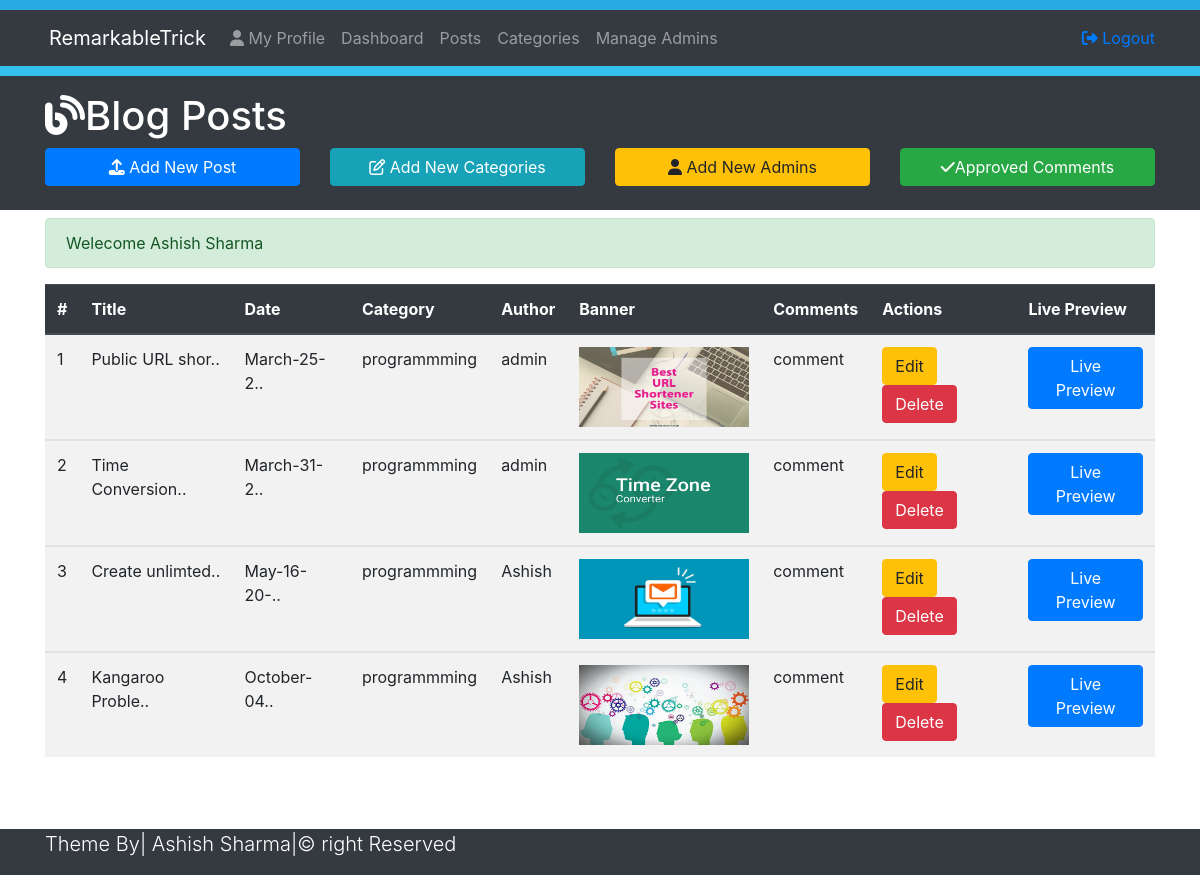
/posts.php (signed in), run on the app's committed database.
### tables this page shows
CREATE TABLE `post` (
  `id` int(10) NOT NULL,
  `dateandtime` varchar(30) NOT NULL,
  `title` varchar(100) NOT NULL,
  `cat` varchar(50) NOT NULL,
  `author` varchar(50) NOT NULL,
  `image` varchar(50) NOT NULL,
  `post` varchar(10000) NOT NULL,
  `slug` varchar(50) NOT NULL
);

### posts.php (the view, shortened to what this page needs)
<?php require_once("include/function.php"); ?>
<?php require_once("include/session.php"); ?>
<!DOCTYPE html>
<html lang="en">
<head>
    <link rel="stylesheet" type="text/css" href="css/style.css">
    <link rel="stylesheet" href="https://stackpath.bootstrapcdn.com/bootstrap/4.4.1/css/bootstrap.min.css">
</head>
<body>
    <div style="height:10px; background:#27aae1;"></div>
    <nav class="navbar navbar-expand-lg navbar-dark bg-dark">
        <div class="container">
            <a href="#" class="navbar-brand pl-1">       RemarkableTrick</a>
            <div class="collapse navbar-collapse" id="navbarNav">
                    <ul class="navbar-nav mr-auto">
                        <li class="navbar-item">
                            <a href="myprofile.php" class="nav-link"><i class="fa fa-user" aria-hidden="true"></i> </i>My Profile</a>    </li>
                        <li class="navbar-item">
                            <a href="dashboard.php" class="nav-link">Dashboard</a>    </li>
                        <li class="navbar-item">
                            <a href="posts.php" class="nav-link">Posts</a>    </li>
                        <li class="navbar-item">
                            <a href="categories.php" class="nav-link">Categories</a>    </li>
                        <li class="navbar-item">
                            <a href="admins.php" class="nav-link">Manage Admins</a></li>
            </ul>
            <ul class="navbar-nav ml-auto">
                <li class="nav-item"> <a href=logout.php><i class="fa fa-sign-out" aria-hidden="true"></i> Logout</a></li></ul>
        </div>
        </div>
    </nav>
 <div style="height:10px; background:#34c0eb;"></div>
<header class="bg-dark text-white py-3">
    <div class="container">
    <div class="row">
        <div class="col-md-12">
        <h1><i class="fas fa-blog" ></i>Blog Posts</h1>
        </div>
        <div class="col-lg-3 mb-2">
        <a href="addnewpost.php" class="btn btn-primary btn-block">
            <i class="fa fa-upload" aria-hidden="true"></i> Add New Post
            </a>
        </div>
        <div class="col-lg-3 mb-2">
        <a href="categories.php" class="btn btn-info btn-block">
            <i class="fa fa-edit" aria-hidden="true"></i> Add New Categories
            </a>
        </div>
        <div class="col-lg-3 mb-2">
        <a href="admins.php" class="btn btn-warning btn-block">
            <i class="fa  fa-user" aria-hidden="true"></i> Add New Admins
            </a>
        </div>
        <div class="col-lg-3 mb-2">
        <a href="/categories.php" class="btn btn-success btn-block">
            <i class="fa fa-check" aria-hidden="true"></i>Approved Comments
            </a>
        </div>
        </div>
    </div>
</header>
<section class="container py-2 mb-4">
<div class="row">
    <div class="col-lg-12">
               <?php
        echo successmsg();
           ?>
    <table class="table table-striped table-hover">
        <thead class="thead-dark">
        <tr>
         <th>#</th>
         <th>Title</th>
         <th>Date</th>
         <th>Category</th>
         <th>Author</th>
         <th>Banner</th>
         <th>Comments</th>
         <th>Actions</th>
         <th>Live Preview</th>
        </tr>
            </thead>
        <?php
        $sr=0;
        $sql="select * from post";
         $stmt = $Connectingdb->query($sql);
        while($DataRows = $stmt->fetch()){
            $id=$DataRows["id"];
            $datetime=$DataRows["dateandtime"];
            $title=$DataRows["title"];
            $cat=$DataRows["cat"];
            $author=$DataRows["author"];
            $image=$DataRows["image"];
            $sr++;
        ?>
        <tbody>
        <tr>
            <td><?php echo $sr; ?></td>
            <td><?php if(strlen($title)>20){ $title = substr($title,0,15)."..";} echo $title; ?></td>
            <td><?php if(strlen($datetime)>12){ $datetime = substr($datetime,0,10).".." ;} echo $datetime; ?></td>
            <td><?php if(strlen($cat)>20){ $cat = substr($cat,0,15);} echo $cat; ?></td>
            <td><?php if(strlen($author)>6){ $cat = substr($author,0,6);} echo $author; ?></td>
            <td><img src="uploads/<?php echo $image; ?>" width="170px;" height="80px;"</td>
            <td>comment</td>
            <td> <a href="editpost.php?id=<?php echo $id ?>"><span class="btn btn-warning">Edit</span></a>
                <a href="deletepost.php?id=<?php echo $id ?>"><span class="btn btn-danger">Delete</span></a>
            </td>
            <th><a href="fullpost.php?id=<?php echo $id ?>"><span class="btn btn-primary">Live Preview</span></a></td>
        </tr>
            </tbody>
        <?php } ?>
        </table>
    </div>
    </div>
</section>
    <br>
    <footer class="bg-dark text-white">
<div class="container">
    <div class="row">
        <div class="col-md-12">
    <p class="lead text-centre">Theme By| Ashish Sharma|&copy right Reserved</p>
    </div>
        </div>
    </div>
</footer>
</body>
</html>

### include/session.php (shortened to what this page needs)
<?php
function successmsg(){
    if(isset($_SESSION["successmsg"])){
        $output="<div class=\"alert alert-success\">";
        $output .= htmlentities($_SESSION["successmsg"]);
        $output .= "</div>";
        return $output;
    }
    }
?>

### css/style.css (style rules this page uses)
.navbar-dark { background-color: #512DA8; }

### data on the page
post: title "Public URL shor..", dateandtime "March-25-2..", cat "programmming", author "admin", image (picture)
post: title "Time Conversion..", dateandtime "March-31-2..", cat "programmming", author "admin", image (picture)
post: title "Create unlimted..", dateandtime "May-16-20-..", cat "programmming", author "Ashish", image (picture)
post: title "Kangaroo Proble..", dateandtime "October-04..", cat "programmming", author "Ashish", image (picture)

### other printed values
successmsg() "Welecome Ashish Sharma"
